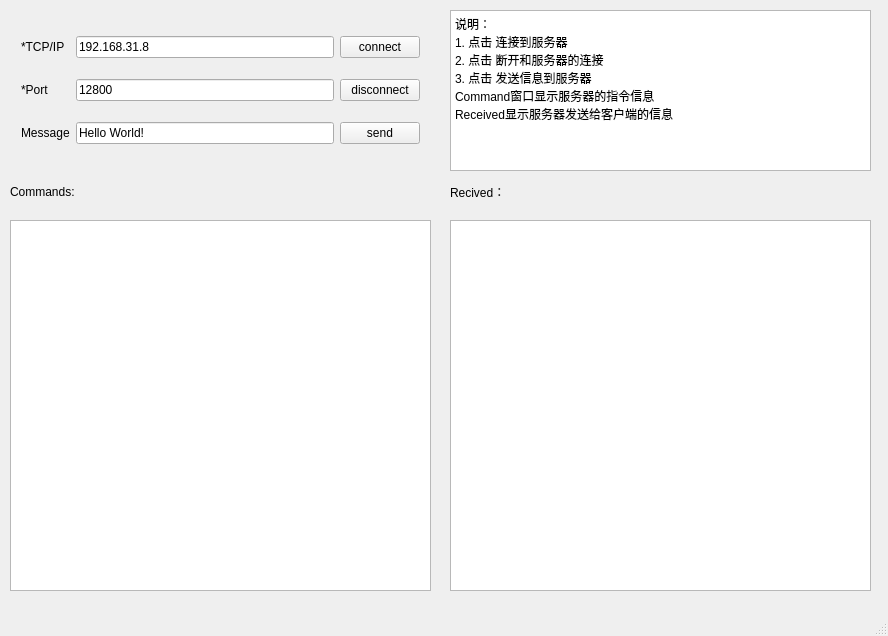
<?xml version="1.0" encoding="UTF-8"?>
<ui version="4.0">
 <class>simple_tcp_clientClass</class>
 <widget class="QMainWindow" name="simple_tcp_clientClass">
  <property name="geometry">
   <rect>
    <x>0</x>
    <y>0</y>
    <width>888</width>
    <height>636</height>
   </rect>
  </property>
  <property name="windowTitle">
   <string>simple_tcp_client</string>
  </property>
  <widget class="QWidget" name="centralWidget">
   <widget class="QWidget" name="gridLayoutWidget">
    <property name="geometry">
     <rect>
      <x>10</x>
      <y>10</y>
      <width>421</width>
      <height>161</height>
     </rect>
    </property>
    <layout class="QGridLayout" name="gridLayout">
     <item row="0" column="1">
      <widget class="QLineEdit" name="le_addr">
       <property name="text">
        <string>192.168.31.8</string>
       </property>
      </widget>
     </item>
     <item row="2" column="1">
      <widget class="QLineEdit" name="le_msg">
       <property name="text">
        <string>Hello World!</string>
       </property>
      </widget>
     </item>
     <item row="1" column="2">
      <widget class="QPushButton" name="btn_disconnect">
       <property name="text">
        <string>disconnect</string>
       </property>
      </widget>
     </item>
     <item row="0" column="2">
      <widget class="QPushButton" name="btn_connect">
       <property name="text">
        <string>connect</string>
       </property>
      </widget>
     </item>
     <item row="0" column="0">
      <widget class="QLabel" name="label">
       <property name="text">
        <string>*TCP/IP</string>
       </property>
      </widget>
     </item>
     <item row="1" column="1">
      <widget class="QLineEdit" name="le_port">
       <property name="text">
        <string>12800</string>
       </property>
      </widget>
     </item>
     <item row="1" column="0">
      <widget class="QLabel" name="label_2">
       <property name="text">
        <string>*Port</string>
       </property>
      </widget>
     </item>
     <item row="2" column="2">
      <widget class="QPushButton" name="btn_send">
       <property name="text">
        <string>send</string>
       </property>
      </widget>
     </item>
     <item row="2" column="0">
      <widget class="QLabel" name="label_3">
       <property name="text">
        <string>Message</string>
       </property>
      </widget>
     </item>
    </layout>
   </widget>
   <widget class="QPlainTextEdit" name="pte_instruction">
    <property name="geometry">
     <rect>
      <x>450</x>
      <y>10</y>
      <width>421</width>
      <height>161</height>
     </rect>
    </property>
    <property name="plainText">
     <string>说明：
1. 点击&lt;connect&gt; 连接到服务器 
2. 点击&lt;disconnect&gt; 断开和服务器的连接
3. 点击&lt;send&gt; 发送信息到服务器
Command窗口显示服务器的指令信息
Received显示服务器发送给客户端的信息</string>
    </property>
   </widget>
   <widget class="QLabel" name="label_5">
    <property name="geometry">
     <rect>
      <x>10</x>
      <y>180</y>
      <width>111</width>
      <height>24</height>
     </rect>
    </property>
    <property name="text">
     <string>Commands:</string>
    </property>
   </widget>
   <widget class="QLabel" name="label_6">
    <property name="geometry">
     <rect>
      <x>450</x>
      <y>180</y>
      <width>141</width>
      <height>24</height>
     </rect>
    </property>
    <property name="text">
     <string>Recived：</string>
    </property>
   </widget>
   <widget class="QPlainTextEdit" name="pte_commands">
    <property name="geometry">
     <rect>
      <x>10</x>
      <y>220</y>
      <width>421</width>
      <height>371</height>
     </rect>
    </property>
   </widget>
   <widget class="QPlainTextEdit" name="pte_recv">
    <property name="geometry">
     <rect>
      <x>450</x>
      <y>220</y>
      <width>421</width>
      <height>371</height>
     </rect>
    </property>
   </widget>
  </widget>
  <widget class="QMenuBar" name="menuBar">
   <property name="geometry">
    <rect>
     <x>0</x>
     <y>0</y>
     <width>888</width>
     <height>21</height>
    </rect>
   </property>
  </widget>
  <widget class="QStatusBar" name="statusBar"/>
 </widget>
 <layoutdefault spacing="6" margin="11"/>
 <resources>
  <include location="simple_tcp_client.qrc"/>
 </resources>
 <connections/>
</ui>
